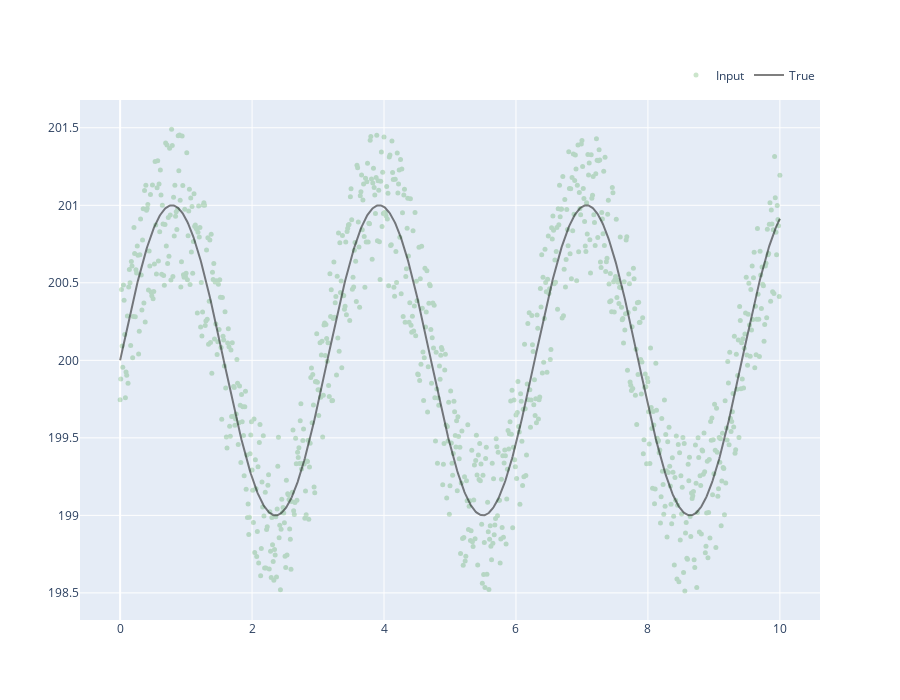

The notebook cell saved with this chart:
### Code cell
fig1 = go.Figure()
fig1.add_trace(
    go.Scatter(x=x, y = y, opacity=0.2, mode='markers',  marker=go.scatter.Marker(color='green', size=5), name='Input')
)
fig1.add_trace(
    go.Scatter(x=x, y = y_true, opacity=0.5,  marker=go.scatter.Marker(color='black', size=1), name='True')
)

fig1.update_layout(height=700, legend=dict(
    orientation="h",
    yanchor="bottom",
    y=1.02,
    xanchor="right",
    x=1
))

### Figure 1 — Plotly figure (JSON) as saved in the notebook; plotly's stock layout.template omitted (floating-point values rounded to 4 significant figures; data arrays with more than 128 entries replaced by an {"elided": "..."} marker saying what was removed)
{"data": [{"marker": {"color": "green", "size": 5}, "mode": "markers", "name": "Input", "opacity": 0.2, "type": "scatter", "x": {"elided": "1001 float values"}, "y": {"elided": "1001 float values"}}, {"marker": {"color": "black", "size": 1}, "name": "True", "opacity": 0.5, "type": "scatter", "x": {"elided": "1001 float values"}, "y": {"elided": "1001 float values"}}], "layout": {"height": 700, "legend": {"orientation": "h", "x": 1, "xanchor": "right", "y": 1.02, "yanchor": "bottom"}}}
